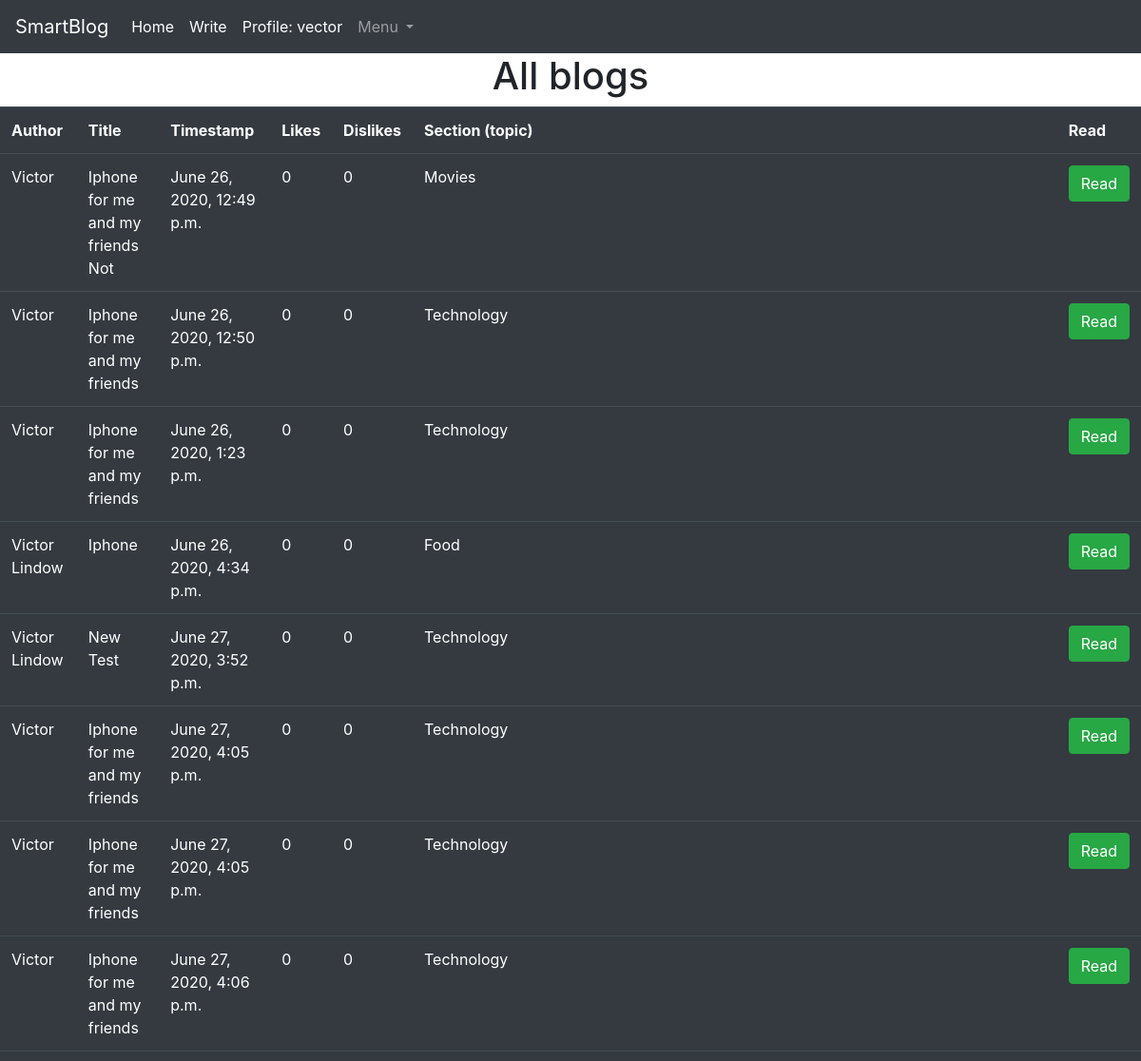
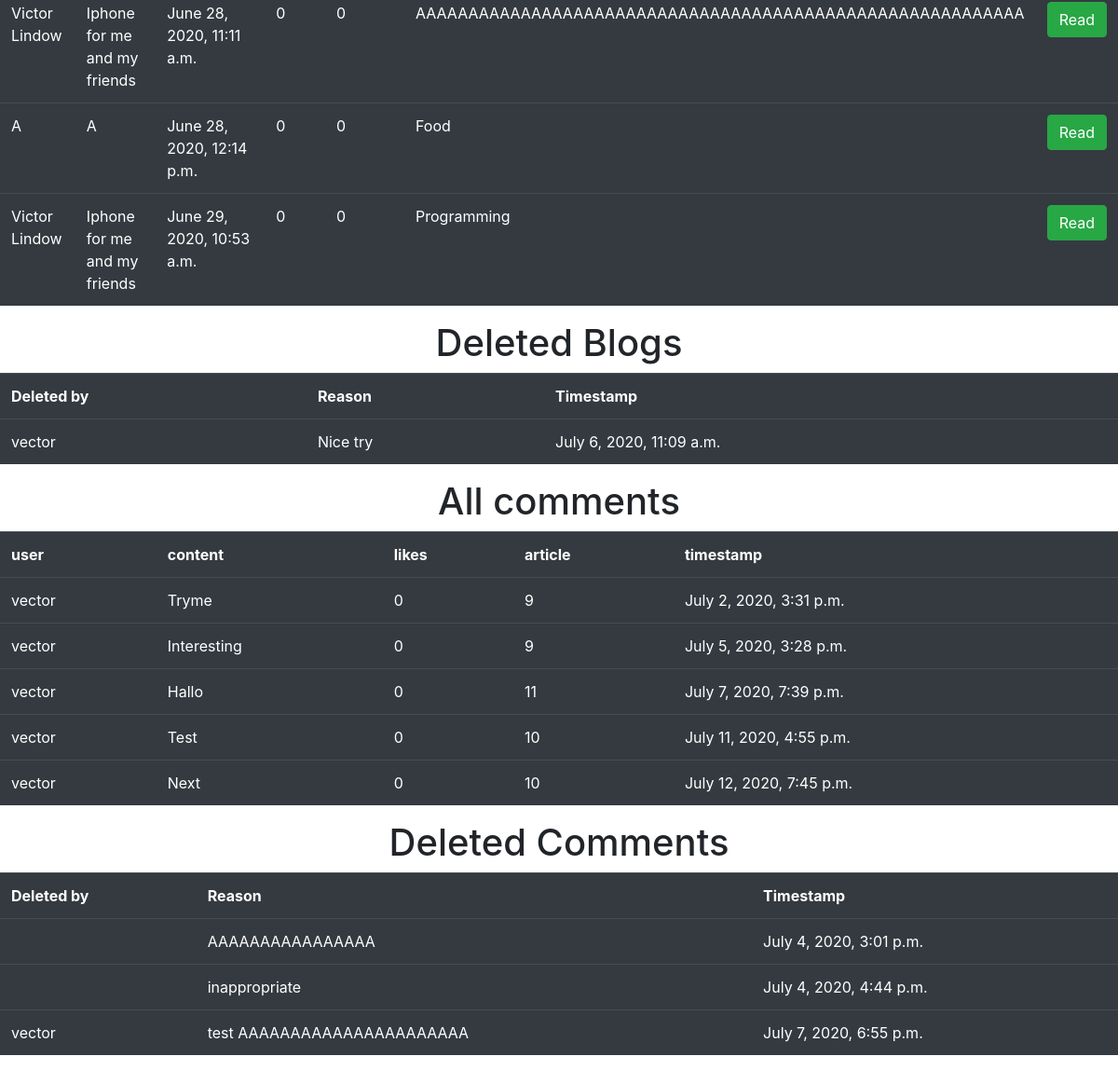
The page /dashboard/ (signed in) on the database its author committed (2 pictures, top to bottom).
### blog/models.py (models this page shows)
class Blog(models.Model):
    author = models.CharField(max_length=115, validators=[validate_name])
    title = models.CharField(max_length=250, validators=[validate_title])
    timestamp = models.DateTimeField(auto_now_add=True)
    likes = models.IntegerField(default=0)
    section = models.CharField(max_length=115)
    dislikes = models.IntegerField(default=0)
    short_version = models.CharField(max_length=1155, validators=[validate_shortversion])
    text = RichTextField(blank=True, null=True)
    image = models.ImageField(blank=True, upload_to="")
    class Meta:
        permissions = (
            ("can_write", "Can write"),
            ("can_read", "Can read"),
        )

class DeleteBlog(models.Model):
    deleted_by = models.CharField(max_length=115)
    reason = models.CharField(max_length=415, validators=[validate_reason])
    timestamp = models.DateTimeField(auto_now_add=True)

### comments/models.py (models this page shows)
class Comment(models.Model):
    user = models.CharField(max_length=115)
    timestamp = models.DateTimeField(auto_now_add=True)
    content = models.CharField(max_length=1800, validators=[validate_content])
    likes = models.IntegerField(default=0)
    article = models.IntegerField(default=0)

class DeleteComment(models.Model):
    deleted_by = models.CharField(max_length=115)
    timestamp = models.DateTimeField(auto_now_add=True)
    reason = models.CharField(max_length=415, validators=[validate_reason])

### blog/views.py (the view)
# urls.py: path('dashboard/', dashboard, name="dashboard"),
def dashboard(response):
    blogs = Blog.objects.all()
    deleted_blogs = DeleteBlog.objects.all()
    comments = Comment.objects.all()
    deleted_comments = DeleteComment.objects.all()
    admins = User.objects.filter(groups__name='Admin')
    banned = User.objects.filter(groups__name='banned')
    context = {
        "blogs": blogs,
        "deleted_blogs": deleted_blogs,
        "comments": comments,
        "deleted_comments": deleted_comments,
        'admins': admins,
        'banned': banned
    }
    return render(response, "dashboard.html", context)

### blog/templatetags/auth_extras.py (called while the page is built)
@register.filter(name="has_group")
def has_group(user, group_name):
    group = Group.objects.get(name=group_name)
    return True if group in user.groups.all() else False

### blog/templates/dashboard.html (shortened to what this page needs)
{% extends 'base.html' %}
{% load auth_extras %}
{% block content %}
    {% if request.user|has_group:"Admin" %}
        <h1 style="text-align: center">All blogs</h1>
        <table class="table table-dark">
        <tr>
            <th>Author</th>
            <th>Title</th>
            <th>Timestamp</th>
            <th>Likes</th>
            <th>Dislikes</th>
            <th>Section (topic)</th>
            <th>Read</th>
        </tr>
        {% for objs in blogs %}
            <tr>
                <td>{{ objs.author }}</td>
                <td>{{ objs.title }}</td>
                <td>{{ objs.timestamp }}</td>
                <td>{{ objs.likes }}</td>
                <td>{{ objs.dislikes }}</td>
                <td>{{ objs.section }}</td>
                <td><a href="/blog/{{ objs.id }}"><button class="btn btn-success">Read</button></a></td>
            </tr>
        {% endfor %}
        </table>
        <h1 style="text-align: center">Deleted Blogs</h1>
        <table class="table table-dark">
        <tr>
            <th>Deleted by</th>
            <th>Reason</th>
            <th>Timestamp</th>
        </tr>
        {% for objs in deleted_blogs %}
            <tr>
                <td>{{ objs.deleted_by }}</td>
                <td>{{ objs.reason }}</td>
                <td>{{ objs.timestamp }}</td>
            </tr>
        {% endfor %}
        </table>
        <h1 style="text-align: center">All comments</h1>
        <table class="table table-dark">
        <tr>
            <th>user</th>
            <th>content</th>
            <th>likes</th>
            <th>article</th>
            <th>timestamp</th>
        </tr>
        {% for objs in comments %}
            <tr>
                <td>{{ objs.user }}</td>
                <td>{{ objs.content }}</td>
                <td>{{ objs.likes }}</td>
                <td>{{ objs.article }}</td>
                <td>{{ objs.timestamp }}</td>
            </tr>
        {% endfor %}
        </table>
        <h1 style="text-align: center">Deleted Comments</h1>
        <table class="table table-dark">
        <tr>
            <th>Deleted by</th>
            <th>Reason</th>
            <th>Timestamp</th>
        </tr>
        {% for objs in deleted_comments %}
            <tr>
                <td>{{ objs.deleted_by }}</td>
                <td>{{ objs.reason }}</td>
                <td>{{ objs.timestamp }}</td>
            </tr>
        {% endfor %}
        </table>
    {% else %}
        <h1 style="text-align: center">You are not allowed to see this site! Go back <a href="/home">here</a></h1>
    {% endif %}
{% endblock %}

### templates/base.html (shortened to what this page needs)
<!DOCTYPE html>
<html lang="en">
  {% load static %}
  <head>
    <link
      rel="stylesheet"
      href="https://stackpath.bootstrapcdn.com/bootstrap/4.5.0/css/bootstrap.min.css"
    />
    <link rel="stylesheet"  href="{% static "base.css" %}" />
    <nav class="navbar navbar-expand-lg navbar-dark bg-dark" id="navbar">
      <a class="navbar-brand" href="/home">SmartBlog</a>
      <div class="collapse navbar-collapse" id="navbarNavDropdown">
        <ul class="navbar-nav">
          <li class="nav-item active">
            <a class="nav-link" href="/home"
              >Home</a>
            <li class="nav-item active">
            <a class="nav-link" href="/create"
              >Write</a>
            <li class="nav-item active">
                <a class="nav-link" href="/user/{{ request.user }}/">Profile: {{ request.user }}</a>
            </li>
          <li class="nav-item dropdown">
            <a
              class="nav-link dropdown-toggle"
              href="#"
              id="navbarDropdownMenuLink"
              role="button"
              data-toggle="dropdown"
              aria-haspopup="true"
              aria-expanded="false"
            >
              Menu
            </a>
          </li>
        </ul>
      </div>
    </nav>
  </head>
  <body>
    {% if user.is_authenticated %}
        {% block content %} {% endblock %}
    {% else %}
        {% block extra %} {% endblock %}
    {% endif %}
  </body>
</html>

### static/base.css (style rules this page uses)
#navbar { position: relative; z-index: 5; }

### rows shown on the page
Blog: author "Victor", title "Iphone for me and my friends Not", timestamp "June 26, 2020, 12:49 p.m.", likes "0", dislikes "0", section "Movies"
Blog: author "Victor", title "Iphone for me and my friends", timestamp "June 26, 2020, 12:50 p.m.", likes "0", dislikes "0", section "Technology"
Blog: author "Victor", title "Iphone for me and my friends", timestamp "June 26, 2020, 1:23 p.m.", likes "0", dislikes "0", section "Technology"
Blog: author "Victor Lindow", title "Iphone", timestamp "June 26, 2020, 4:34 p.m.", likes "0", dislikes "0", section "Food"
Blog: author "Victor Lindow", title "New Test", timestamp "June 27, 2020, 3:52 p.m.", likes "0", dislikes "0", section "Technology"
Blog: author "Victor", title "Iphone for me and my friends", timestamp "June 27, 2020, 4:05 p.m.", likes "0", dislikes "0", section "Technology"
Blog: author "Victor", title "Iphone for me and my friends", timestamp "June 27, 2020, 4:05 p.m.", likes "0", dislikes "0", section "Technology"
Blog: author "Victor", title "Iphone for me and my friends", timestamp "June 27, 2020, 4:06 p.m.", likes "0", dislikes "0", section "Technology"
Blog: author "Victor Lindow", title "Iphone for me and my friends", timestamp "June 28, 2020, 11:11 a.m.", likes "0", dislikes "0", section "AAAAAAAAAAAAAAAAAAAAAAAAAAAAAAAAAAAAAAAAAAAAAAAAAAAAAAAAAA"
Blog: author "A", title "A", timestamp "June 28, 2020, 12:14 p.m.", likes "0", dislikes "0", section "Food"
Blog: author "Victor Lindow", title "Iphone for me and my friends", timestamp "June 29, 2020, 10:53 a.m.", likes "0", dislikes "0", section "Programming"
DeleteBlog: deleted_by "vector", reason "Nice try", timestamp "July 6, 2020, 11:09 a.m."
Comment: user "vector", content "Tryme", likes "0", article "9", timestamp "July 2, 2020, 3:31 p.m."
Comment: user "vector", content "Interesting", likes "0", article "9", timestamp "July 5, 2020, 3:28 p.m."
Comment: user "vector", content "Hallo", likes "0", article "11", timestamp "July 7, 2020, 7:39 p.m."
Comment: user "vector", content "Test", likes "0", article "10", timestamp "July 11, 2020, 4:55 p.m."
Comment: user "vector", content "Next", likes "0", article "10", timestamp "July 12, 2020, 7:45 p.m."
DeleteComment: reason "AAAAAAAAAAAAAAAA", timestamp "July 4, 2020, 3:01 p.m."
DeleteComment: reason "inappropriate", timestamp "July 4, 2020, 4:44 p.m."
DeleteComment: deleted_by "vector", reason "test AAAAAAAAAAAAAAAAAAAAAA", timestamp "July 7, 2020, 6:55 p.m."

### other values the page prints
{{ request.user }} "vector"
